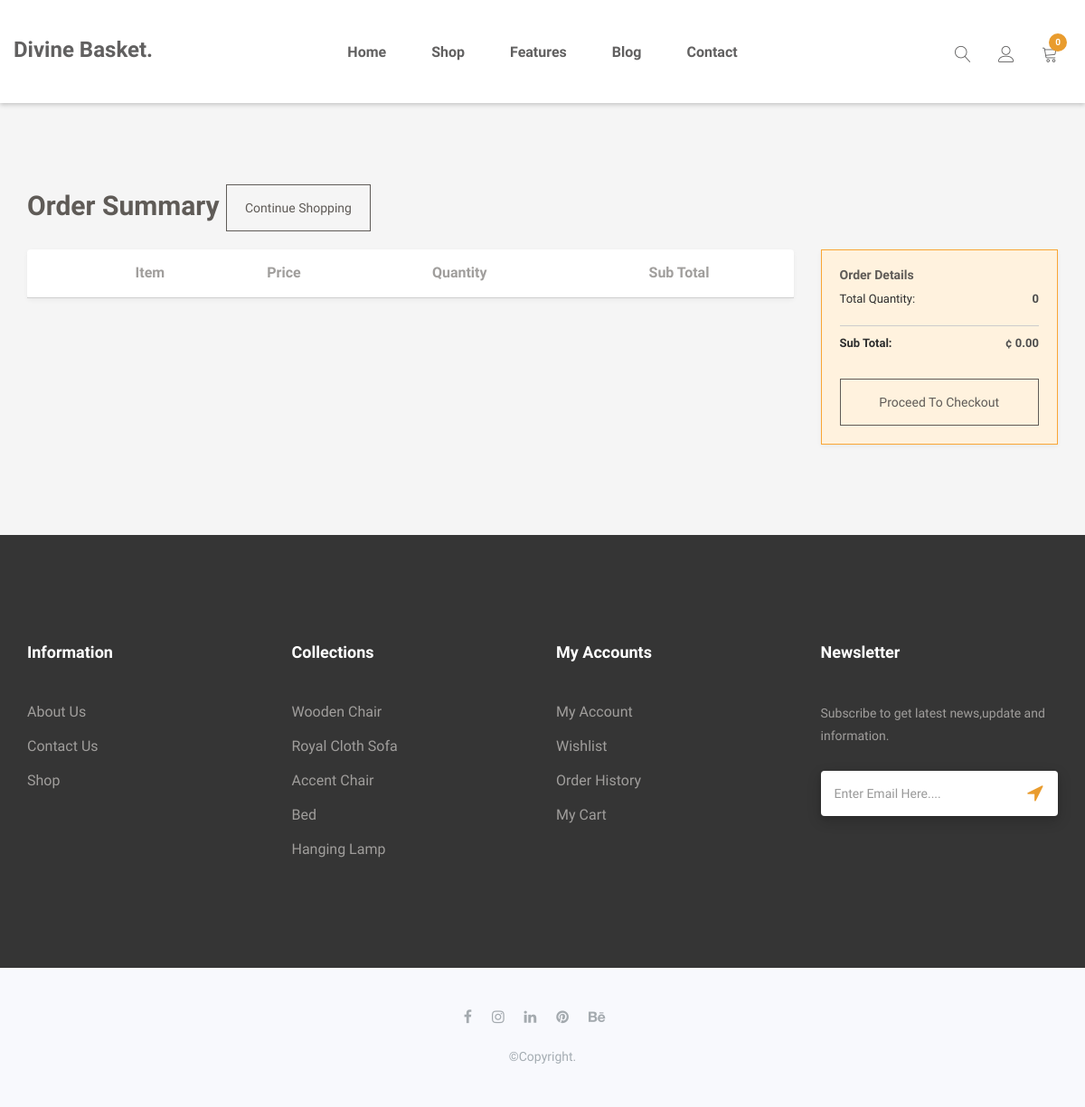
Before: /cart (signed in) with the older database file.
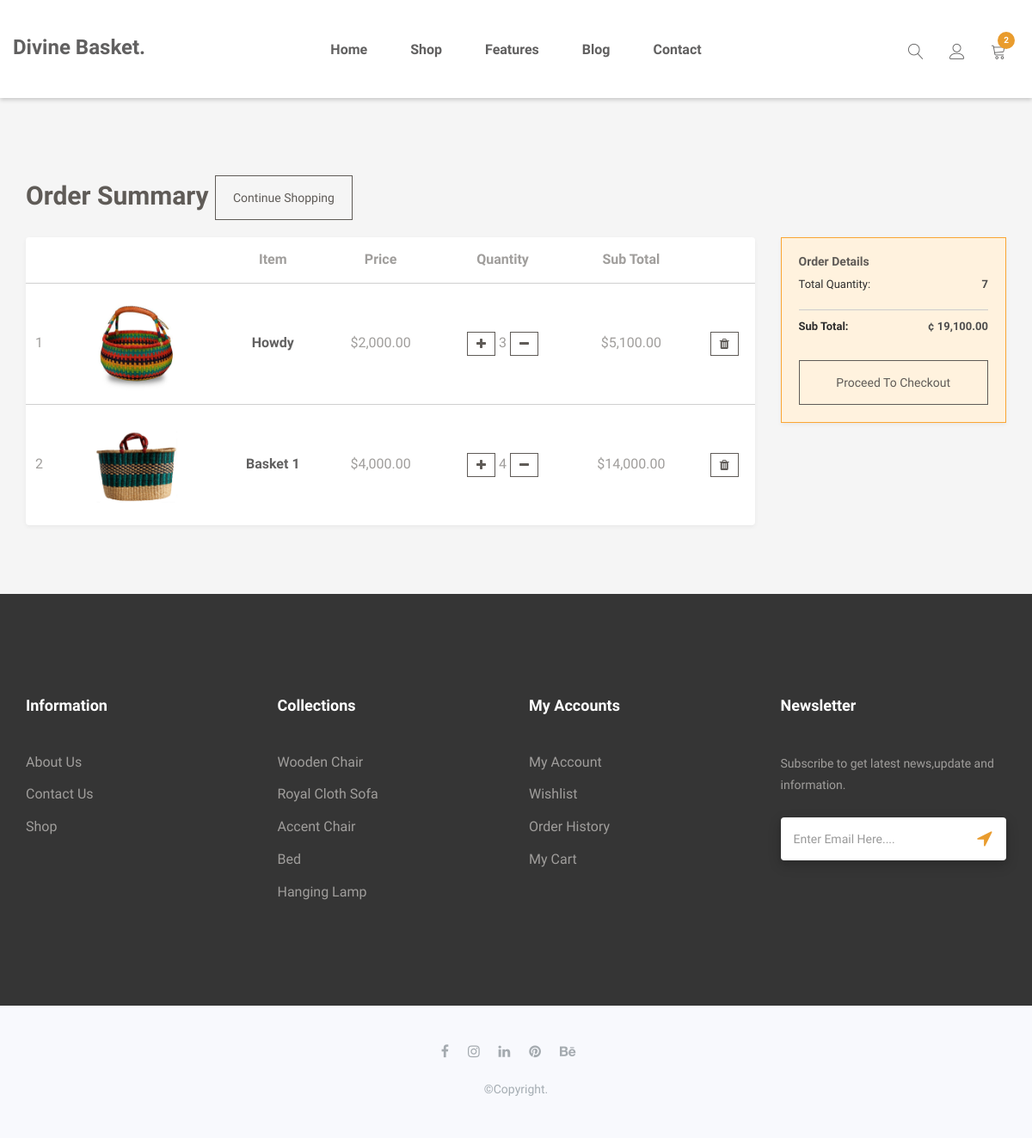
After: the same page with the newer database file.
### core/models.py (models this page shows, shortened)
class Order(models.Model):
    user = models.ForeignKey(User, on_delete=models.CASCADE)
    ref_code = models.CharField(max_length=20, blank=True, null=True)
    items = models.ManyToManyField(OrderItem)
    start_date = models.DateTimeField(auto_now_add=True)
    ordered_date = models.DateTimeField()
    ordered = models.BooleanField(default=False)
    def get_total(self):
        total = 0
        for order_item in self.items.all():
            total += order_item.get_final_price()
        return total
    def get_total_quantity(self):
        total = 0
        for order_item in self.items.all():
            total += order_item.quantity
        return total

class OrderItem(models.Model):
    user = models.ForeignKey(User, on_delete=models.CASCADE)
    ordered = models.BooleanField(default=False)
    item = models.ForeignKey(Item, on_delete=models.CASCADE)
    quantity = models.IntegerField(default=1)
    def get_total_item_price(self):
        return self.quantity * self.item.price
    def get_total_discount_item_price(self):
        return self.quantity * self.item.discount_price
    def get_amount_saved(self):
        return self.get_total_item_price() - self.get_total_discount_item_price()
    def get_final_price(self):
        if self.item.discount_price:
            return self.get_total_discount_item_price()
        return self.get_total_item_price()

class Item(models.Model):
    title =  models.CharField(max_length=200)
    price = models.FloatField(null=True, blank=True)
    discount_price = models.FloatField(blank=True, null=True)
    category = models.CharField(max_length=20)
    slug = AutoSlugField(populate_from='title',unique_with='created_at__month',slugify=custom_slugify)
    description = models.TextField()
    image = models.ImageField(upload_to='item', null=True, blank=True)
    new = models.BooleanField(default=False)
    featured = models.BooleanField(default=False)
    created_at = models.DateTimeField(auto_now_add=True)
    class Meta:
        ordering = ['-id']
    @property
    def imageURL(self):
        try:
            url = self.image.url
        except:
            url = ''
        return url
    def get_absolute_url(self):
        return reverse("core:detail", kwargs={
            'slug': self.slug
        })

### core/views.py (the view)
# urls.py: path("cart", views.cartPage, name="cart"),
@login_required
def cartPage(request):
    try:
        order = models.Order.objects.get(user=request.user, ordered=False)
        context = {
            'object': order
        }
        return render(request, 'cart.html', context)
    except ObjectDoesNotExist:
        messages.warning(request, "You do not have an active order")
        return redirect("/")

### templates/cart.html (shortened to what this page needs)
{% extends 'layout.html' %}
{% load humanize %}
{% load static %}
{% block extra_head %}
<link rel="stylesheet" href="{% static 'css/table.css' %}">
{% endblock %}
{% block content %}
<main class="pt-5">
    <div class="container">
        <h1 class="cart_title">Order Summary <td><a class='btn btn-primary float-right' href='/'>Continue shopping</a>
            </td>
        </h1>
        <div class="row">
            <div class="col-md-9">
                <table class="bordered centered responsive-table">
                    <thead>
                        <tr>
                            <th></th>
                            <th></th>
                            <th>Item</th>
                            <th>Price</th>
                            <th>Quantity</th>
                            <th>Sub Total</th>
                        </tr>
                    </thead>
                    <tbody>
                        {% for order_item in object.items.all %}
                        <tr>
                            <td>{{ forloop.counter }}</td>
                            <td>
                                <img src="{{ order_item.item.imageURL }}" style="max-width:11rem">
                            </td>
                            <td>
                                <strong><a
                                        href="{{ order_item.item.get_absolute_url }}">{{ order_item.item.title }}</a></strong>
                            </td>
                            <td>${{ order_item.item.price|floatformat:2|intcomma }}</td>
                            <td>
                                <a href="{% url 'core:add-to-cart' order_item.item.slug %}"
                                    class="btn btn-primary btn-sm" id="addone" aid="28"><i class="fa fa-plus"></i></a>
                                <span class="margin:auto 20px;">{{ order_item.quantity }}</span>
                                <a href="{% url 'core:remove-single-item-from-cart' order_item.item.slug %}"
                                    class="btn btn-danger btn-sm"><i class="fa fa-minus"></i></a>
                            </td>
                            <td>
                                {% if order_item.item.discount_price %}
                                ${{ order_item.get_total_discount_item_price|floatformat:2|intcomma }}
                                {% else %}
                                ${{ order_item.get_total_item_price|floatformat:2|intcomma }}
                                {% endif %}
                            </td>
                            <td>
                                <a href="{% url 'core:remove-from-cart' order_item.item.slug %}"
                                    class="btn btn-danger btn-sm" id="delete" did="28"><i class="fa fa-trash"></i></a>
                            </td>
                        </tr>
                        {% endfor %}
                    </tbody>
                </table>
            </div>
            <aside class="col-md-3 right-content">
                <div class="summary forward">
                    <div class="totals">
                        <h5>order Details</h5>
                        <div class="item">
                            <label id="pricing-volume-point-title">Total quantity:</label>
                            <div class="value" data-format="n2" id="pricing-volume-point">{{ object.get_total_quantity }}</div>
                        </div>
                    </div>
                    <div class="totals">
                        <div id="totals-section">
                            <div class="item total">
                                <label id="grand-total-title">
                                    <strong>
                                        sub Total:
                                    </strong>
                                </label>
                                <div class="value" id="grand-total">
                                    <bdo dir="ltr">
                                        ¢ <span data-format="n2"
                                            id="pricing-amount-due">{{ object.get_total|floatformat:2|intcomma }}</span>
                                    </bdo>
                                </div>
                            </div>
                        </div>
                    </div>
                    <div id="summary-form" class="summary-form" name="summary-form">
                        <a class="btn btn-warning">Proceed to Checkout</a>
                    </div>
                </div>
            </aside>
        </div>
    </div>
</main>
{% endblock content %}

### templates/layout.html (shortened to what this page needs)
{% load static %}
<!doctype html>
<html class="no-js" lang="en">
<head>
    <link rel="stylesheet" href="{% static 'css/font-awesome.min.css' %}">
    <link rel="stylesheet" href="{% static 'css/linearicons.css' %}">
    <link rel="stylesheet" href="{% static 'css/animate.css' %}">
    <link rel="stylesheet" href="{% static 'css/owl.carousel.min.css' %}">
    <link rel="stylesheet" href="{% static 'css/owl.theme.default.min.css' %}">
    <link rel="stylesheet" href="{% static 'css/bootstrap.min.css' %}">
    <link rel="stylesheet" href="{% static 'css/bootsnav.css' %}">
    {% block extra_head %}{% endblock %}
    <link rel="stylesheet" href="{% static 'css/style.css' %}">
    <link rel="stylesheet" href="{% static 'css/responsive.css' %}">
</head>
<body>
{% block navigation %}
	{% include "common/navigation.html" %}
{% endblock navigation %}
{%block content%} {%endblock content%}
{% block newsletter %}
	{% include "common/newsletter.html" %}
{% endblock newsletter %}
{% include "common/footer.html" %}
</body>
</html>

### templates/common/navigation.html (shortened to what this page needs)
{% load cart_template_tags %}
<header id="home" class="welcome-hero">
    <div class="top-area">
        <div class="header-area">
            <nav class="navbar navbar-default bootsnav  navbar-sticky navbar-scrollspy " data-minus-value-desktop="70"
                data-minus-value-mobile="55" data-speed="1000"
                style="background-color: #fff;box-shadow: 0 2px 5px rgb(0 0 0 / 20%);">
                <div class="container">
                    <div class="attr-nav">
                        <ul>
                            <li class="search">
                                <a href="#"><span class="lnr lnr-magnifier"></span></a>
                            </li>
                            <li class="dropdown">
                                <a href="#" class="dropdown-toggle" data-toggle="dropdown">
                                    <span class="lnr lnr-user"></span>
                                </a>
                            </li>
                            <li class="">
                                <a href="{% url 'core:cart' %}">
                                    <span class="lnr lnr-cart"></span>
                                    <span class="badge badge-bg-1">{{ request.user|cart_item_count }}</span>
                                </a>
                            </li>
                        </ul>
                    </div>
                    <div class="navbar-header">
                        <a class="navbar-brand" href="{% url 'core:index' %}">Divine Basket.</a>
                    </div>
                    <div class="collapse navbar-collapse menu-ui-design" id="navbar-menu">
                        <ul class="nav navbar-nav navbar-center" data-in="fadeInDown" data-out="fadeOutUp">
                            <li class=""><a href="{% url 'core:index' %}">home</a></li>
                            {% block shop_nav%}
                            <li class=""><a href="{% url 'core:shop' %}">shop</a></li>
                            {% endblock shop_nav%}
                            <li class=""><a href="">features</a></li>
                            <li class=""><a href="">blog</a></li>
                            <li class=""><a href="">contact</a></li>
                        </ul>
                    </div>
                </div>
            </nav>
        </div>
    </div>
</header>
<div style="height: 10px;"></div>

### templates/common/newsletter.html
<section id="newsletter" class="newsletter">
    <div class="container">
        <div class="hm-footer-details">
            <div class="row">
                <div class=" col-md-3 col-sm-6 col-xs-12">
                    <div class="hm-footer-widget">
                        <div class="hm-foot-title">
                            <h4>information</h4>
                        </div>
                        <div class="hm-foot-menu">
                            <ul>
                                <li><a href="#">about us</a></li>
                                <li><a href="#">contact us</a></li>
                                <li><a href="#">shop</a></li>
                            </ul>
                        </div>
                    </div>
                </div>
                <div class=" col-md-3 col-sm-6 col-xs-12">
                    <div class="hm-footer-widget">
                        <div class="hm-foot-title">
                            <h4>collections</h4>
                        </div>
                        <div class="hm-foot-menu">
                            <ul>
                                <li><a href="#">wooden chair</a></li>
                                <li><a href="#">royal cloth sofa</a></li>
                                <li><a href="#">accent chair</a></li>
                                <li><a href="#">bed</a></li>
                                <li><a href="#">hanging lamp</a></li>
                            </ul>
                        </div>
                    </div>
                </div>
                <div class=" col-md-3 col-sm-6 col-xs-12">
                    <div class="hm-footer-widget">
                        <div class="hm-foot-title">
                            <h4>my accounts</h4>
                        </div>
                        <div class="hm-foot-menu">
                            <ul>
                                <li><a href="#">my account</a></li>
                                <li><a href="#">wishlist</a></li>
                                <li><a href="#">order history</a></li>
                                <li><a href="{% url 'core:cart' %}">my cart</a></li>
                            </ul>
                        </div>
                    </div>
                </div>
                <div class=" col-md-3 col-sm-6  col-xs-12">
                    <div class="hm-footer-widget">
                        <div class="hm-foot-title">
                            <h4>newsletter</h4>
                        </div>
                        <div class="hm-foot-para">
                            <p>
                                Subscribe to get latest news,update and information.
                            </p>
                        </div>
                        <div class="hm-foot-email">
                            <div class="foot-email-box">
                                <input type="text" class="form-control" placeholder="Enter Email Here....">
                            </div>
                            <div class="foot-email-subscribe">
                                <span><i class="fa fa-location-arrow"></i></span>
                            </div>
                        </div>
                    </div>
                </div>
            </div>
        </div>
    </div>
</section>

### templates/common/footer.html (shortened to what this page needs)
<footer id="footer" class="footer">
    <div class="container">
        <div class="hm-footer-copyright text-center">
            <div class="footer-social">
                <a href="#"><i class="fa fa-facebook"></i></a>
                <a href="#"><i class="fa fa-instagram"></i></a>
                <a href="#"><i class="fa fa-linkedin"></i></a>
                <a href="#"><i class="fa fa-pinterest"></i></a>
                <a href="#"><i class="fa fa-behance"></i></a>
            </div>
            <p>
                &copy;copyright.
            </p>
        </div>
    </div>
</footer>

### templates/common/scripts.html (shortened to what this page needs)
{% load static %}

Changed rows visible on the page:
added OrderItem: item.imageURL (picture), item "Howdy", item.price "2,000.00", quantity "3", get_total_discount_item_price "5,100.00"
added OrderItem: item.imageURL (picture), item "Basket 1", item.price "4,000.00", quantity "4", get_total_discount_item_price "14,000.00"
computed for Order: get_total_quantity "0" → "7"; get_total "0.00" → "19,100.00"
Other visible differences:
{{ request.user|cart_item_count }}: "0" → "2"
